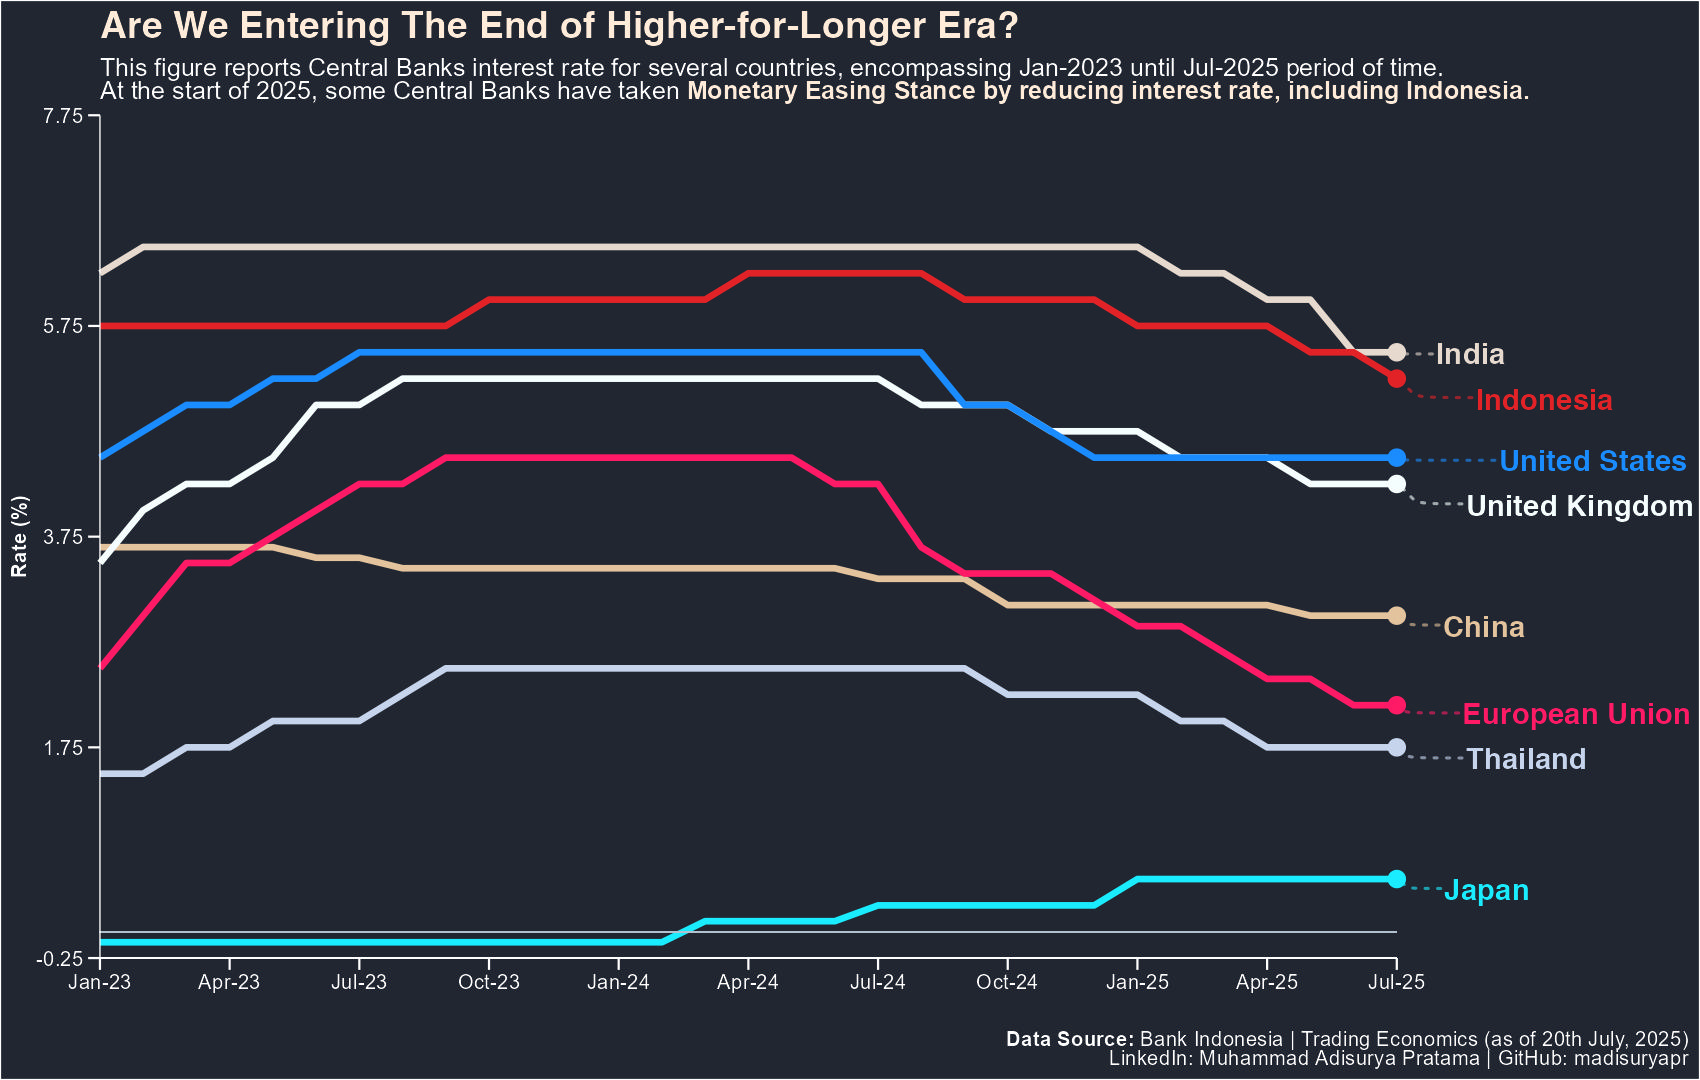

This chart was generated by the following R code:
# Central Banks Policy Rate Trend for Several Countries
# This R file objective is to perform data visualization for
# monthly Central Banks Policy Rates for several countries, including Indonesia

# Utilized data within this code is as of 20th July, 2025

# Load necessary packages
library(readxl)    # for reading Excel (.xlsx) file
library(tidyverse) # for performing data manipulation and visualization
library(ggtext)    # packages to conduct additional text within visualization
library(ggrepel)   # packages for repelling overlapped text labels
library(zoo)       # Manipulating time series date

# Read Initial data
policyrate <- read_excel(path = "Data/Central Banks Policy Rate Trend Data.xlsx",
              sheet = "data")
policyrate # view intial data

# transform data from wide to long format and re-arrange based on country
policyrate_long <- policyrate %>% pivot_longer(
  cols = Indonesia:Japan,
  names_to = "country",
  values_to = "rate_value"
) %>% arrange(country)

policyrate_long # view long-format data

# Check data classification
class(policyrate_long$Date)       # Check data classification for Date column
class(policyrate_long$country)    # Check data classification for country column
class(policyrate_long$rate_value) # Check data classification for rate_value column

# Convert Date column format from POSIXct into Date format
# and create monthly data form with zoo
policyrate_long <- policyrate_long %>%
  mutate(Date = as.Date(Date),
         month_date = as.yearmon(Date),
        country = as.factor(country))

class(policyrate_long$Date) # re-check data classification for Date column

# Perform descriptive statistics for policyrate_long data
descriptive_statistics <- policyrate_long %>%
  group_by(country) %>% #grouping data by country
  summarise(
    rate_mean = mean(rate_value, na.rm = TRUE), # policy rate mean
    min_rate  = min(rate_value, na.rm = TRUE),  # minimum value of policy rate
    max_rate  = max(rate_value, na.rm = TRUE),  # maximum value of policy rate
    sd_rate   = sd(rate_value, na.rm = TRUE)    # standard deviation of policy rate
  )

descriptive_statistics # view table

# Extract the most recent data for bullet point
rate_most_recent <- policyrate_long %>%
  filter(Date == "2025-07-31")

rate_most_recent # view all most recent data

# create colors vector for each country
colors <- c(
  "#E3C39D", # China
  "#FF1A66", # European Union
  "#E6D9CE", # India
  "#E22227", # Indonesia
  "#1AECFF", # Japan
  "#C6D4EC", # Thailand
  "#F4FEFE", # United Kingdom
  "#1A8CFF"  # United States
)

# Perform data visualization process
polrate_vis <- ggplot(
  data = policyrate_long,
  mapping = aes(
    x = month_date,
    y = rate_value,
    color = country
  ) # Mapping visualization of interest rate
) + 
  geom_line(linewidth = 1.5) + # Perform line chart visualization
  geom_segment( # Creating zero line
    aes(
      x = min(policyrate_long$month_date),
      xend = max(policyrate_long$month_date),
      y = 0, yend = 0
    ),
    color = "#B3C3D1",
    linetype = "solid",
    linewidth = 0.25,
    alpha = 0.80
  ) +
  geom_segment( # creating x axis line without breaking through maximum date of data
    aes(
      x = min(policyrate_long$month_date),
      xend = max(policyrate_long$month_date),
      y = -0.25,
      yend = -0.25
    ),
    color = "#FFFFFF",
    linewidth = 0.30
  ) +
  geom_point(aes(color = country),
             data = rate_most_recent,
            size = 3.5, shape = 19) + # Generating point for the most recent data
  geom_text_repel( # Generating labels for showing countries
    data = rate_most_recent,
    aes(color = country, label = country),
    family = "Helvetica",
    fontface = "bold",
    direction = "y",
    size = 5,
    hjust = -0.50,
    vjust = 1,
    segment.size = 0.70,
    segment.alpha = 0.60,
    segment.linetype = "dotted",
    box.padding = 0.40,
    segment.curvature = -0.1,
    segment.ncp = 3,
    segment.angle = 20
  ) +
  labs( # Configuring visualization's main information
    title = "Are We Entering The End of Higher-for-Longer Era?",
    subtitle = "This figure reports Central Banks interest rate for several countries, encompassing Jan-2023 until Jul-2025 period of time.<br> At the start of 2025, some Central Banks have taken <span style = 'color:#FFEBD9;'><b>Monetary Easing Stance by reducing interest rate, including Indonesia.</b></span></br>",
    caption = "<b>Data Source:</b> Bank Indonesia | Trading Economics (as of 20th July, 2025)<br>LinkedIn: Muhammad Adisurya Pratama | GitHub: madisuryapr</br>",
    x = "",
    y = "<b>Rate (%)</b>"
  ) +
  scale_color_manual(values = colors) + # Applying manual color configuration
  scale_y_continuous( # Adjusting y axis scale
    expand = c(0, 0),
    limits = c(-0.25, 7.75),
    breaks = seq(-0.25, 7.75, by = 2)
  ) +
  coord_cartesian( # Setting addition y axis values for more robust representation
    clip = "off",
    ylim = c(-0.25, 7.75)
  ) +
scale_x_yearmon( # Employing zoo packages' function to create monthly data
    expand = expansion(mult = c(0, 0.05)),
    limits = c(as.yearmon("2023-01-01"), as.yearmon("2025-12-01")),
    breaks = seq(
      from = min(policyrate_long$month_date),
      to = max(policyrate_long$month_date),
      by = 0.25
    ),
    format = "%b-%y"
  ) +
  theme( # Configuring visualization's theme inspired by Financial Times dark background chart.
    panel.grid = element_blank(),
    panel.border = element_blank(),
    panel.background = element_rect(fill = "#212631"),
    plot.background = element_rect(fill = "#212631"),
    plot.title = element_text(family = "Helvetica", face = "bold", 
                 color = "#FFEBD9", size = 18),
    plot.subtitle = ggtext::element_markdown(family = "Arial", color = "#FFFFFF", 
                    size = 12),
    plot.caption = ggtext::element_markdown(family = "Arial", color = "#FFFFFF", 
                   size = 10),
    plot.caption.position = "plot",
    axis.text.x = element_text(family = "Arial", color = "#FFFFFF", size = 10),
    axis.text.y = element_text(family = "Arial", color = "#FFFFFF", size = 10),
    axis.title.y = ggtext::element_markdown(family = "Arial", color = "#FFFFFF", size = 10),
    axis.line.y = element_line(color = "#FFFFFF", linewidth = 0.30),
    axis.line.x = element_blank(),
    axis.ticks.length = unit(0.20, "cm"),
    axis.ticks = element_line(color = "#FFFFFF"),
    legend.position = "none"                                        
  )

# View Policy Rate Data Visualization
polrate_vis

# Save Data Visualization into JPEG Format
ggsave(
  "Central Banks Policy Rate Trend for Several Countries.jpeg",
  plot = polrate_vis,
  width = 1700,
  height = 1080,
  units = "px",
  dpi = 150
)
